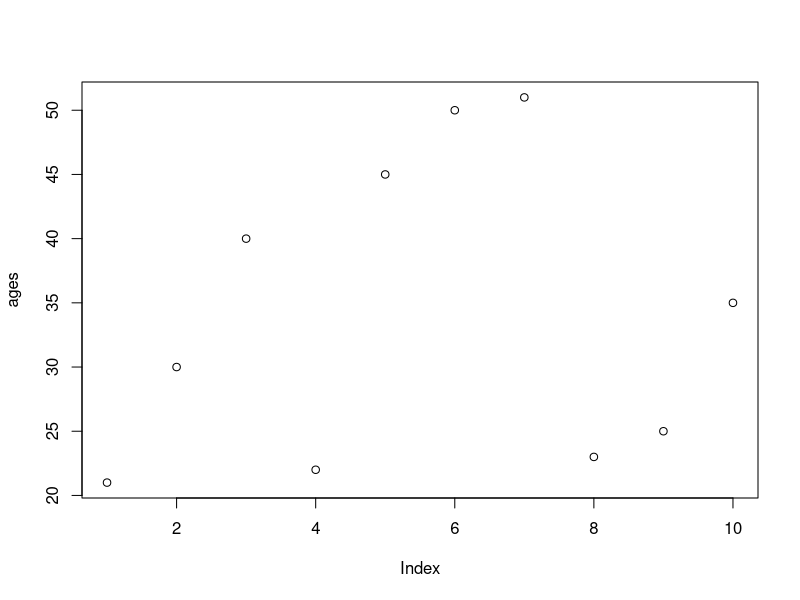
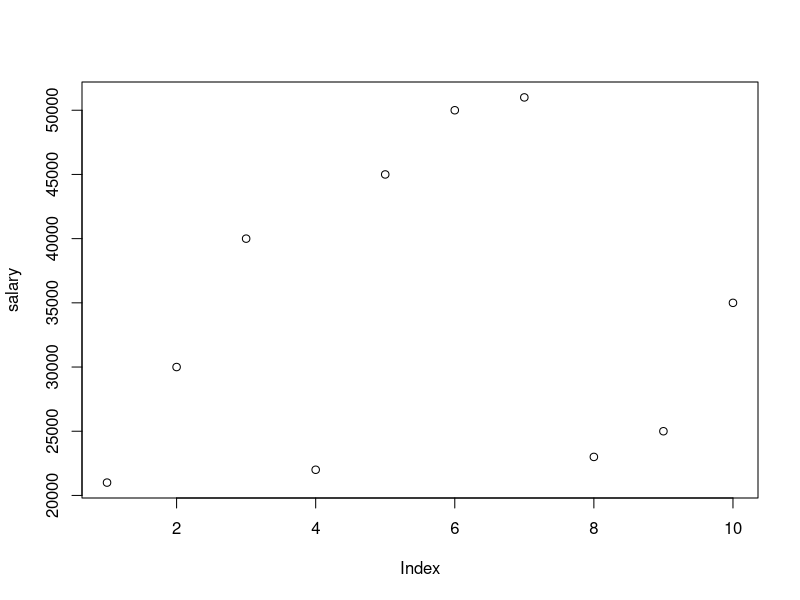
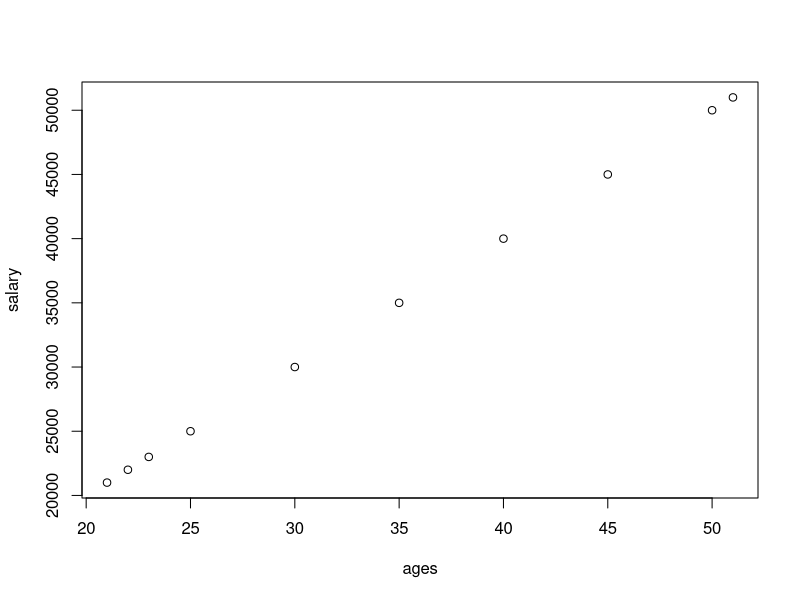
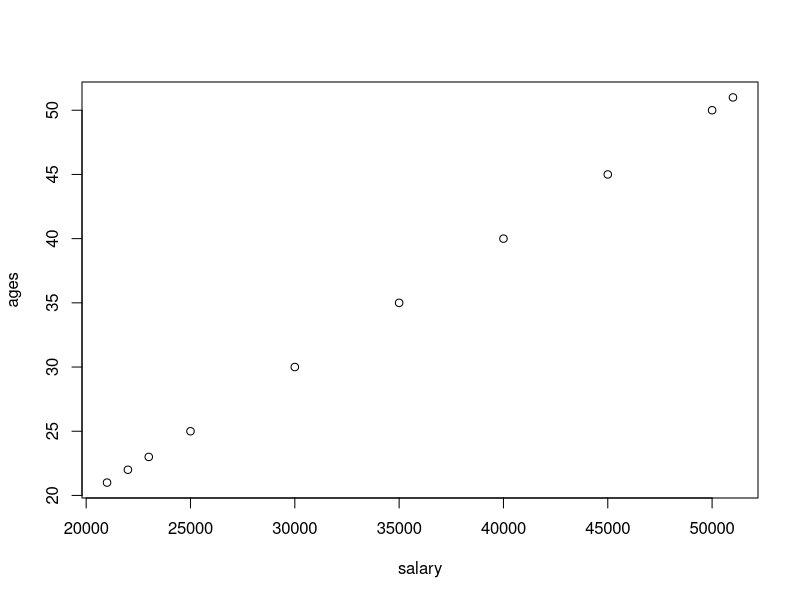

Write R code to recreate these figures, in order. (Note: this script raises an error after producing the figures.)

ages = c(21,30,40,22,45,50,51,23,25,35)
plot(ages)

salary = c(21000,30000,40000,22000,45000,50000,51000,23000,25000,35000)
plot(salary)

plot(ages,salary)
plot(salary,ages)

help(plot)
#######################################
mtcars

#airquality = read.csv('path/airquality.csv',header=TRUE, sep=",")
#Click on Import dataset

data()
airquality = datasets::airquality
  
####Top 10 rows and last 10 rows
head(airquality,10)
tail(airquality,10)
names(airquality) #names of all columns

# To see entire dataset click on airquality data set name from workspace 
######Columns
airquality[,c(1,2)] # all rows and first two columns

df = airquality[,-6] # excludes column no.6
df
S
summary(airquality[,1]) # summary statistics for column 1

summary(airquality$Temp)

airquality$Wind # display column values

summary(airquality$Wind) # summary of wind column


###########Summary of the data#########

summary(airquality) # summary for all columns

##################### Visualization
plot(airquality$Wind)
plot(airquality$Temp,airquality$Wind,type="p") 
plot(airquality) #scatterplot
help(plot)
plot(airquality$Ozone,airquality$Temp)
plot(airquality$Month,airquality$Ozone)

# points and lines 
plot(airquality$Wind, type= "p") # p: points, l: lines,b: both
plot(airquality$Wind, type= "l")
plot(airquality$Wind, type= "b")
help(plot)

plot(airquality$Wind, 
     xlab = 'Ozone Concentration', 
     ylab = 'No of Instances', 
     main = 'Ozone levels in NY city',
     col = 'red',
     type='l')

plot(airquality,col='red') # plot of entire dataset - all columns

plot(airquality$Ozone,airquality$Solar.R)# x axis - Ozone, Y- solar.r
plot(airquality$Solar.R,airquality$Ozone) # x - solar.r, y - ozone

# Horizontal bar plot
barplot(airquality$Ozone, 
        main = 'Ozone Concenteration in air',
        ylab = 'ozone levels', 
        col= 'blue',
        horiz=T,
        axes=T)
help(barplot)

#Histogram

hist(airquality$Temp)

hist(airquality$Temp, 
     main = 'Solar Radiation values in air',
     xlab = 'Solar rad.', 
     col='blue',
     border='red')

help(hist)

#Single box plot
help(boxplot)

boxplot(airquality$Wind,
        main=" wind Boxplot",
        col="blue",
        border='red',
        horizontal=F)

boxplot.stats(airquality$Wind)$out #outlier values

airquality$Ozone


# Multiple box plots
boxplot(airquality[,1:4],
        main='Multiple Box Plots',
        horizontal=TRUE,
        col='pink')


#margin of the grid(mar)(bottom,left,top,right), 
#no of rows and columns(mfrow), 
#whether a border is to be included(bty) 
#and position of the 
#labels(las: 1 for horizontal, las: 0 for vertical)
#bty - box around the plot (o,n,7,L,C,U)
help(par)
par(mfrow=c(3,3),mar=c(1,2,1,2),  las=0, bty="o")
plot(airquality$Ozone)
plot(airquality$Ozone, airquality$Wind)
plot(airquality$Ozone, type= "l")
plot(airquality$Wind, type= "l")
plot(airquality$Solar.R, type= "l")
barplot(airquality$Ozone, main = 'Ozone Concenteration in air',
        xlab = 'ozone levels', col='green',horiz = TRUE)
hist(airquality$Solar.R)
boxplot(airquality$Solar.R)
boxplot(airquality[,0:4], main='Multiple Box plots')

par(mfrow=c(1,1))
# Considering NA values
airquality
max(airquality$Wind)
min(airquality$Temp)
min(airquality$Solar.R)
airquality$Solar.R

mean(airquality$Solar.R)
mean(airquality$Wind)
summary(airquality$Solar.R)

summary(airquality)
summary(airquality$Wind)

max(airquality$Solar.R,na.rm=T)
mean(airquality$Solar.R,na.rm=T)

median(airquality$Ozone)
median(airquality$Ozone,na.rm=T)
min(airquality$Ozone)
min(airquality$Ozone,na.rm=T)

# Google following functions as variance in R, etc
#var
#skewness
#kurtosis
#Density plot


var(airquality$Wind)
sd(airquality$Ozone)#,na.rm = T) Standard Deviation # because of NA values in ozone col - No o/p
sd(airquality$Ozone, na.rm = T)

skewness(airquality$Ozone) #error
kurtosis(airquality$Ozone) #error

# Installing Packages

# when function is not available you have to install some packages/libraries.
# eg. mobile has some in built apps 
# - others download scanner, whatsapp, photo editor from play store
# which library to download for skewness
#google - skewness and kurtosis in r
# go to rbloggers.com
# library(moments)
# or go to rdocumentation.r
# type skewness - you will get the name of package as 'moments'
# go to rstudio
# click on packages in 3rd window - bottom right corner - Click on install
# type moments in packages, click checkbox - install dependencies - click install
# After installation, in search - search for installed 'moments', click that checkbox

# Or try: install.packages("moments")

skewness(airquality$Ozone,na.rm=T) 
kurtosis(airquality$Ozone,na.rm=T) 
skewness(airquality[,1:4],na.rm=T)

# Density Plot
par(mfrow=c(1,1))

plot(density(airquality$Wind))
plot(density(airquality$Ozone,na.rm=T))
??density  #Check Kernel Density Estimation

data()
## In Class Exercise
e_quakes=datasets::quakes






#var

var(e_quakes$mag)

#skewness

skewness(e_quakes$mag) 


skewness(e_quakes$mag)

mean(e_quakes$mag)

#kurtosis

kurtosis(e_quakes$mag)



# HOME WORK
# iris_data<-datasets::iris
# perform all steps on iris dataset that you have performed on airquality and quakes dataset








# to import xml files in R, first install XML package
# 
# install.packages("XML")




